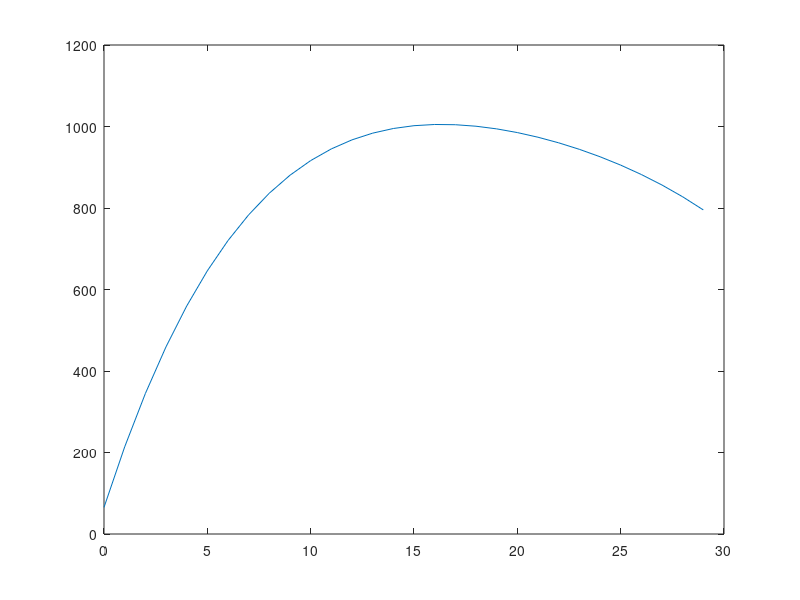

Write MATLAB code to recreate this figure.
%Prueba automatica para el ejercicio semi-manual
x=0:23; 
y = [125 200 300 400 500 625 800 890 910 900 890 880 900 920 990 1030 1040 1025 1015 1000 980 970 955 940];
p=polyfit(x,y,4); %sin el punto y coma salen los coeficientes 
%Para graficar la ecuacion se usa:
xplot=0:29; 
yplot=polyval(p,xplot); 
plot(xplot,yplot)
fprintf('El valor proyectado al mes 30 es: %4.2f \n', yplot(30))
%yplot(x) indica que valor de la funcion queremos graficar